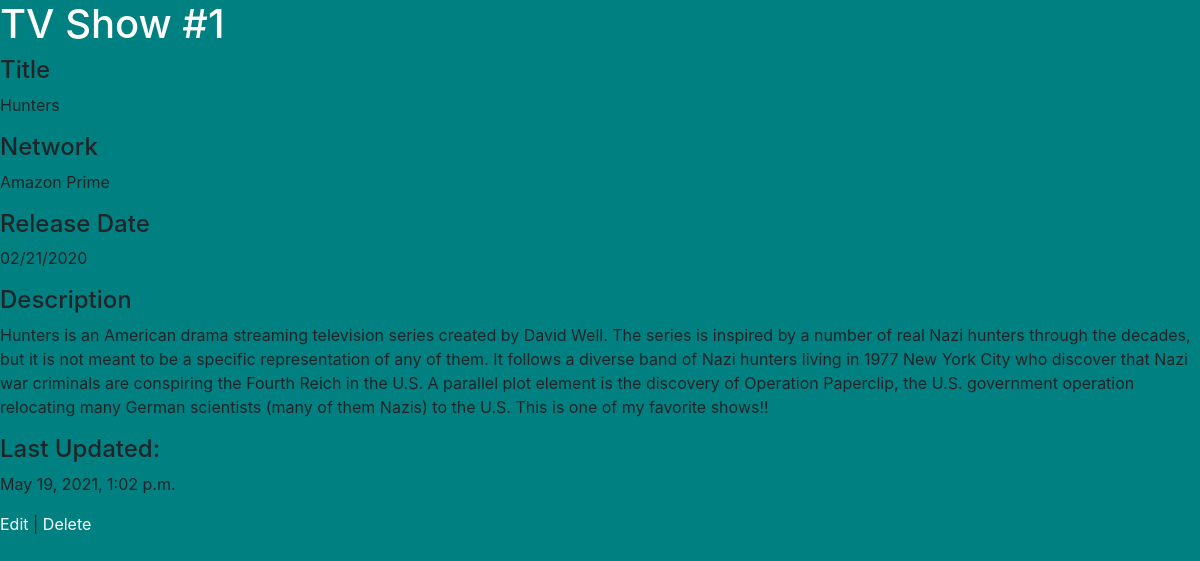
Page /semi_restful_tvshows_app/1 on the committed database.
### semi_restful_tvshows_app/models.py (models this page shows)
class Show(models.Model):
    title = models.CharField(max_length=255)
    network = models.CharField(max_length=45)
    release_date = models.DateTimeField()
    description = models.CharField(max_length=255)
    created_at = models.DateTimeField(auto_now_add=True)
    updated_at = models.DateTimeField(auto_now=True)

### semi_restful_tvshows_app/views.py (the view)
# urls.py: path('<int:show_id>', views.show),
def show(request, show_id):
    one_show = Show.objects.get(id=show_id)
    context = {
        'show': one_show
    }
    return render(request, 'show.html', context)

### semi_restful_tvshows_app/templates/show.html (shortened to what this page needs)
<!DOCTYPE html>
<html lang="en">
<head>
    <link rel="stylesheet" href="https://cdn.jsdelivr.net/npm/bootstrap@4.6.0/dist/css/bootstrap.min.css">
    {% load static %}
    <link rel="stylesheet" href="{% static 'style.css' %}">
</head>
<body>
    <h1>TV Show #{{ show.id }}</h1>
    <h4>Title</h4>
    <p>{{ show.title }}</p>
    <h4>Network</h4>
    <p>{{ show.network }}</p>
    <h4>Release Date</h4>
    <p>{{ show.release_date|date:"SHORT_DATE_FORMAT" }}</p>
    <h4>Description</h4>
    <p>{{ show.description }}</p>
    <h4>Last Updated:</h4>
    <p>{{ show.updated_at }}</p>
    <a href="/semi_restful_tvshows_app/{{ show.id }}/edit">Edit</a> | <a href="/semi_restful_tvshows_app/{{ show.id }}/delete">Delete</a>
</body>
</html>

### semi_restful_tvshows_app/static/style.css (style rules this page uses)
body { background-color: teal; }
h1 { color: white; }
a { color: white; }

### rows in the picture
Show: id "1", title "Hunters", network "Amazon Prime", release_date "02/21/2020", description "Hunters is an American drama streaming television series created by David Well. The series is inspired by a number of real Nazi hunters through the decades, but it is not meant to be a specific representation of any of them. It follows a diverse band of Nazi hunters living in 1977 New York City who discover that Nazi war criminals are conspiring the Fourth Reich in the U.S. A parallel plot element is the discovery of Operation Paperclip, the U.S. government operation relocating many German scientists (many of them Nazis) to the U.S. This is one of my favorite shows!!", updated_at "May 19, 2021, 1:02 p.m."
